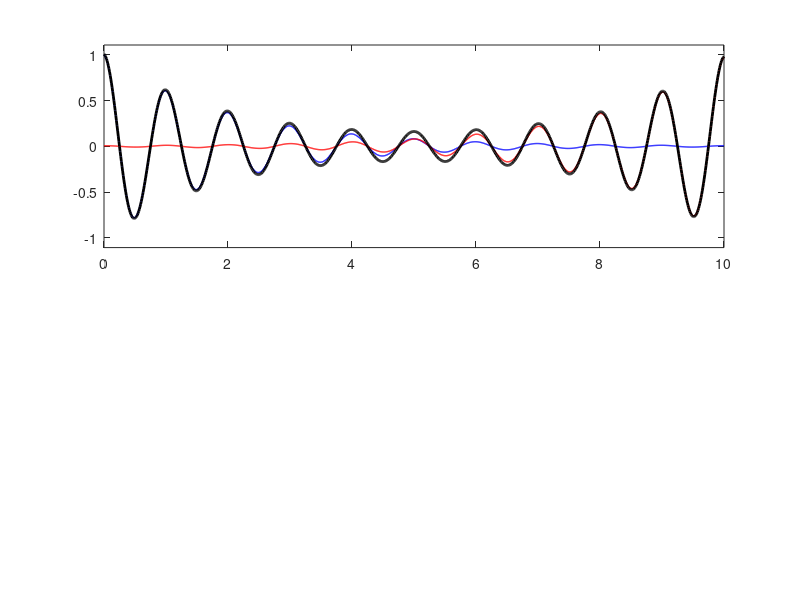

MATLAB code to generate this figure:
%simulación ecuaciones del telegrafo
clc;
lambda = 1;
D = 10 * lambda;
M = 1e3;
z = linspace(0,D,M);
beta = 2*pi/lambda;
alpha = 0.5;
gamma = alpha + j*beta;

A1 = 1;
A2 = 0.00657;
omega = 2*pi;
t = linspace(0,8,120);

for n = 1:length(t)
    Vpz = A1 * exp(-alpha*z) .* cos(omega*t(n)-beta*z); %Voltaje transmitido
    Vmz = A2 * exp(alpha*z) .* cos(omega*t(n)+beta*z); %Voltaje reflejado
    Vz = Vpz + Vmz; %Voltaje total
    
    figure(1)
    subplot(2,1,1);
    plot(z,Vpz,'b','LineWidth',1); %Voltaje transmitido
    hold on;
    plot(z,Vmz,'r','LineWidth',1); %Voltaje reflejado
    plot(z,Vz,'k','LineWidth',2); %Voltaje total
    hold off;
    
    axis([z(1) z(end) -1.1*(A1+A2) 1.1*(A1+A2)]);
    
    pause(0.1)
end